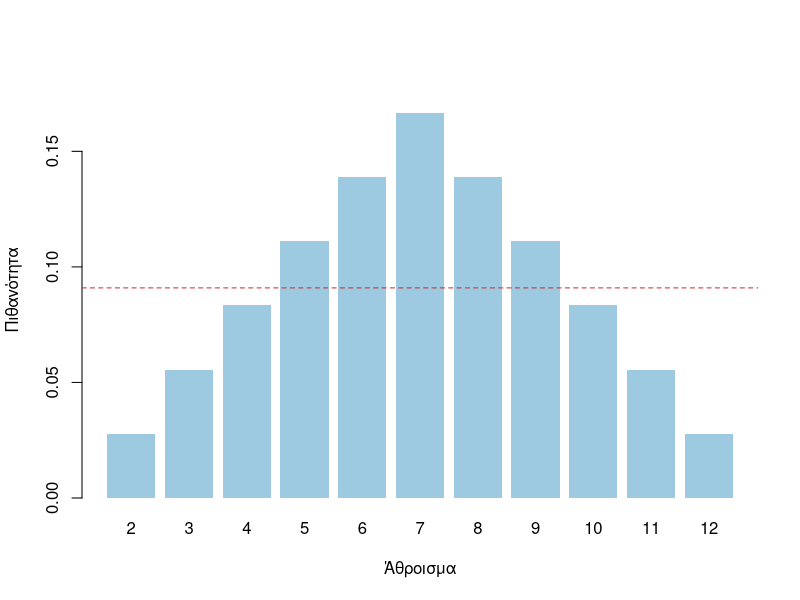

R code for this plot:
## ---- chunk 1
#| label: setup
#| include: false
set.seed(2026)
# ελληνικοί χαρακτήρες στα γραφήματα και σε locale "C"
invisible(Sys.setlocale("LC_CTYPE", "C.UTF-8"))
fmt <- function(x, d = 2) formatC(x, format = "f", digits = d, decimal.mark = ",")
pct <- function(x, d = 1) paste0(fmt(100 * x, d), "%")
## ---- chunk 2
#| label: fig-sums
#| fig-cap: "Πιθανότητα κάθε αθροίσματος δύο ζαριών. Η διακεκομμένη γραμμή είναι η λανθασμένη τιμή 1/11."
#| fig-height: 3.6
omega <- expand.grid(d1 = 1:6, d2 = 1:6)
p_sum <- table(omega$d1 + omega$d2) / nrow(omega)

barplot(p_sum, col = "#9ecae1", border = NA, ylim = c(0, 0.18),
        xlab = "Άθροισμα", ylab = "Πιθανότητα")
abline(h = 1/11, lty = 2, col = "#c62828")
## ---- chunk 3
#| label: consecutive
consecutive <- abs(omega$d1 - omega$d2) == 1
sum(consecutive)
mean(consecutive)
## ---- chunk 4
#| label: rational-roots
k <- omega$d1; l <- omega$d2
D <- k^2 - 4 * l
rational <- D >= 0 & sqrt(pmax(D, 0)) == round(sqrt(pmax(D, 0)))
omega[rational, ]
mean(rational)
## ---- chunk 5
#| label: union-rule
A <- omega$d1 + omega$d2 == 7
B <- omega$d1 == 6 | omega$d2 == 6
c(`P(A ∪ B)` = mean(A | B),
  `P(A) + P(B) − P(A ∩ B)` = mean(A) + mean(B) - mean(A & B))
